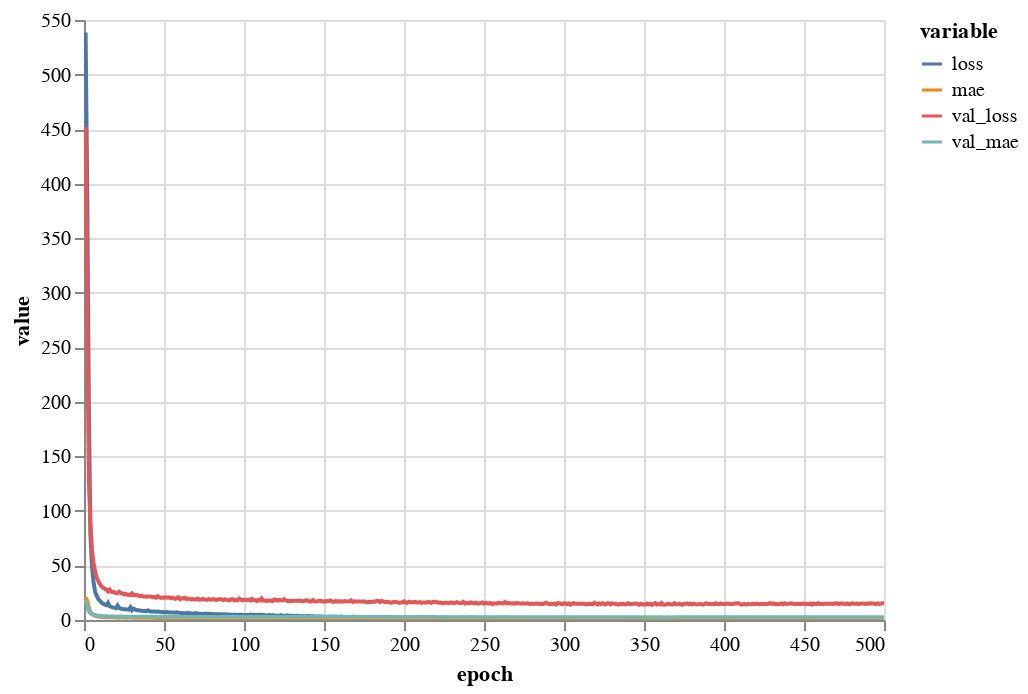

This figure's notebook cell:
### Code cell
# Display the loss and error chart
import altair as alt

# Operate on a copy to not modify loss_df
df = return_value["df"].copy()
data = df.reset_index().melt(
    id_vars=['epoch'], 
    value_vars=['loss', 'mae', 'val_loss', 'val_mae'])

bind = alt.selection_interval(bind='scales')

alt.Chart(data).mark_line().encode(
    x='epoch',
    y='value',
    color='variable'
).add_selection(
    bind
)

### Figure 1 — Vega-Lite specification as saved in the notebook (floating-point values rounded to 4 significant figures; data arrays with more than 128 entries replaced by an {"elided": "..."} marker saying what was removed)
{"config": {"view": {"continuousWidth": 400, "continuousHeight": 300}}, "data": {"name": "data-315746427bca536d5a0e64c928565d77"}, "mark": "line", "encoding": {"color": {"type": "nominal", "field": "variable"}, "x": {"type": "quantitative", "field": "epoch"}, "y": {"type": "quantitative", "field": "value"}}, "selection": {"selector001": {"type": "interval", "bind": "scales"}}, "$schema": "https://vega.github.io/schema/vega-lite/v4.8.1.json", "datasets": {"data-315746427bca536d5a0e64c928565d77": {"elided": "2000 records"}}}
